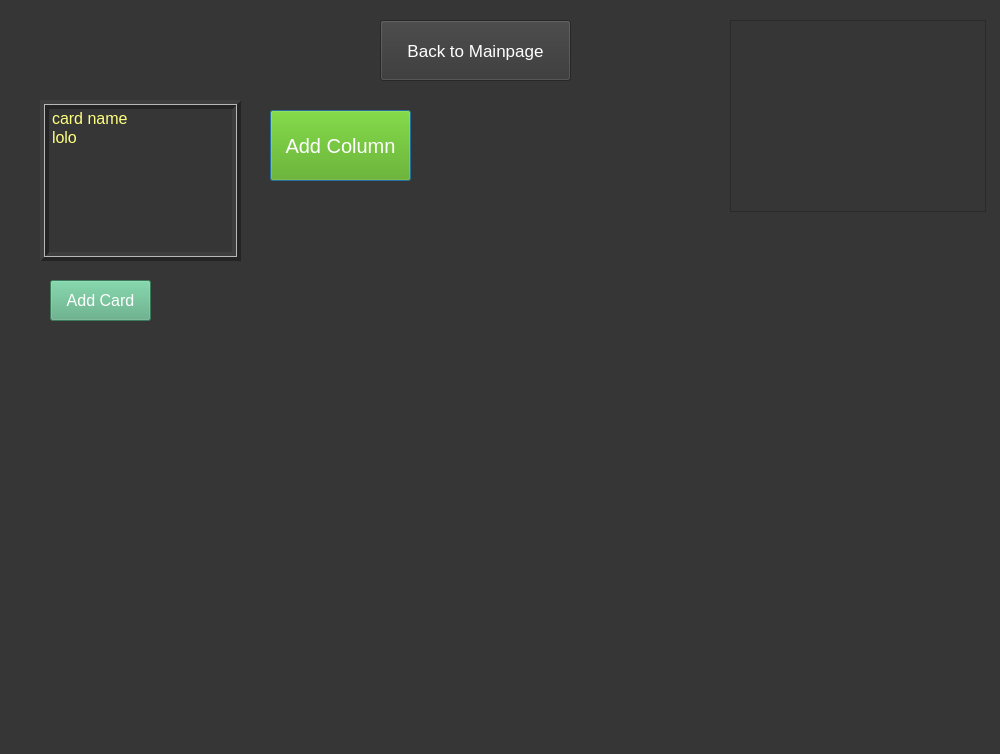
<?xml version="1.0" encoding="UTF-8"?>
<ui version="4.0">
 <class>Dialog</class>
 <widget class="QDialog" name="Dialog">
  <property name="geometry">
   <rect>
    <x>0</x>
    <y>0</y>
    <width>1000</width>
    <height>754</height>
   </rect>
  </property>
  <property name="windowTitle">
   <string>Dialog</string>
  </property>
  <property name="styleSheet">
   <string notr="true">background-color: rgb(170, 170, 255);
background-color: rgb(54, 54, 54);</string>
  </property>
  <widget class="QLabel" name="boardnamelabel">
   <property name="geometry">
    <rect>
     <x>40</x>
     <y>10</y>
     <width>301</width>
     <height>81</height>
    </rect>
   </property>
   <property name="styleSheet">
    <string notr="true">color:rgb(255, 255, 127);
font-size:30pt;</string>
   </property>
   <property name="text">
    <string/>
   </property>
  </widget>
  <widget class="QListWidget" name="cardlist">
   <property name="geometry">
    <rect>
     <x>40</x>
     <y>100</y>
     <width>201</width>
     <height>161</height>
    </rect>
   </property>
   <property name="styleSheet">
    <string notr="true">color:rgb(255, 255, 127);
font-size:12pt;</string>
   </property>
   <property name="frameShape">
    <enum>QFrame::Box</enum>
   </property>
   <property name="frameShadow">
    <enum>QFrame::Raised</enum>
   </property>
   <property name="lineWidth">
    <number>4</number>
   </property>
   <property name="midLineWidth">
    <number>1</number>
   </property>
   <property name="dragDropMode">
    <enum>QAbstractItemView::DragDrop</enum>
   </property>
   <item>
    <property name="text">
     <string>card name</string>
    </property>
   </item>
   <item>
    <property name="text">
     <string>lolo</string>
    </property>
   </item>
  </widget>
  <widget class="QPushButton" name="addcolumnbutton">
   <property name="geometry">
    <rect>
     <x>270</x>
     <y>110</y>
     <width>141</width>
     <height>71</height>
    </rect>
   </property>
   <property name="styleSheet">
    <string notr="true">color:rgb(255, 255, 255);
background-color:rgb(85, 170, 0);
font-size:15pt;</string>
   </property>
   <property name="text">
    <string>Add Column</string>
   </property>
  </widget>
  <widget class="QPushButton" name="pushButton">
   <property name="geometry">
    <rect>
     <x>50</x>
     <y>280</y>
     <width>101</width>
     <height>41</height>
    </rect>
   </property>
   <property name="styleSheet">
    <string notr="true">color:rgb(255, 255, 255);
background-color:rgb(85, 170, 127);
font-size:12pt;</string>
   </property>
   <property name="text">
    <string>Add Card</string>
   </property>
  </widget>
  <widget class="QPushButton" name="btmp_button">
   <property name="geometry">
    <rect>
     <x>380</x>
     <y>20</y>
     <width>191</width>
     <height>61</height>
    </rect>
   </property>
   <property name="styleSheet">
    <string notr="true">color:rgb(255, 255, 255);
font-size:13pt;</string>
   </property>
   <property name="text">
    <string>Back to Mainpage</string>
   </property>
  </widget>
  <widget class="QListWidget" name="memberlist">
   <property name="geometry">
    <rect>
     <x>730</x>
     <y>20</y>
     <width>256</width>
     <height>192</height>
    </rect>
   </property>
  </widget>
 </widget>
 <resources/>
 <connections/>
</ui>
